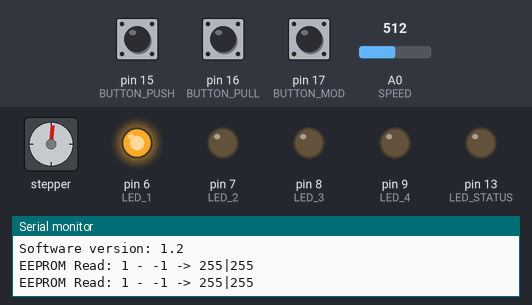
A sketch run on a simulated Arduino Uno, built with avr-gcc and run on an emulated ATmega328P. Parts: stepper motor, output pins drawn as LEDs (lit = HIGH), the last lines printed to the serial monitor. Wiring (inferred from the names in the program): stepper motor (2048 steps per turn assumed): coils pin 3, pin 2, pin 4, pin 5. Dashed ring = blinking. The inputs (shaded band) are chosen by the test bench; at power-on: pin 17 (BUTTON_MOD) LOW, pin 15 (BUTTON_PUSH) LOW, A0 (SPEED) = 512, pin 16 (BUTTON_PULL) LOW. EEPROM starts erased; pins used as bus, display or sensor lines are not drawn.

Above: at 1.3 s.
1.4 s: pin 17 (BUTTON_MOD) pulled HIGH for 0.15 s
At 1.8 s:
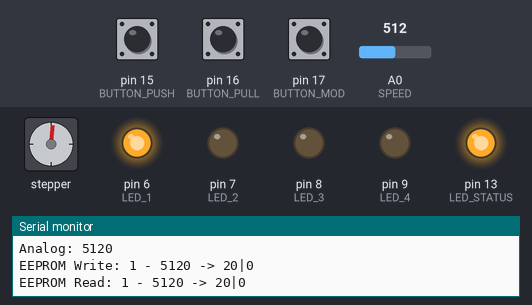
4.4 s: pin 15 (BUTTON_PUSH) pulled HIGH for 1 s
8.4 s: pin 17 (BUTTON_MOD) pulled HIGH for 1 s
At 9.3 s:
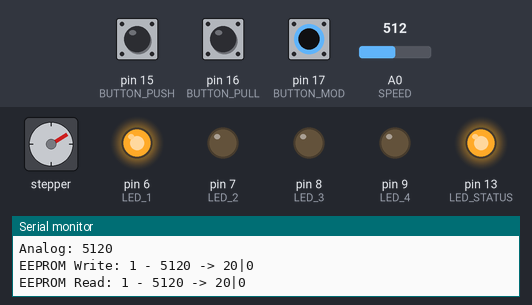
11.4 s: pin 15 (BUTTON_PUSH) pulled HIGH for 0.15 s
14.4 s: pin 17 (BUTTON_MOD) pulled HIGH for 0.15 s
At 14.7 s:
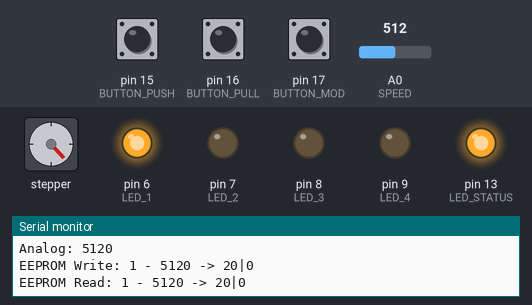
17.4 s: pin 15 (BUTTON_PUSH) pulled HIGH for 0.15 s
At 20.5 s:
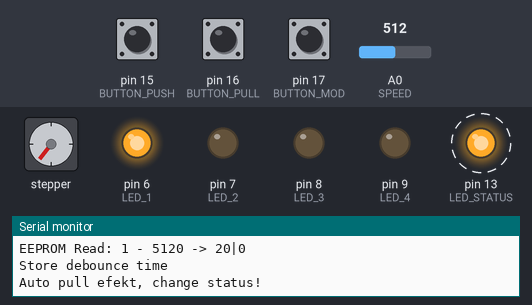
Timing chart, 0 to 34.5 s (numbered marks = the images above; inputs shaded):
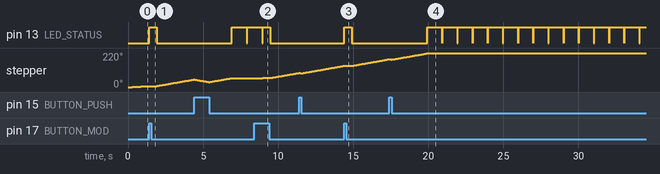

The sketch:

Dispenser_SW.ino
```cpp
#include <Arduino.h>
#include <EEPROM.h>

#include "StepperMotor.h"
#include "Config.h"

void setup() {
  Serial.begin(115200);
  Serial.println("Start MCU!");
  Serial.print("Software version: ");
  Serial.println(SOFTWARE_VERSION);

  /* inicializacia motora */
  MotorInit();

  /* inicializacia periferii  */
  ConfigInit();
  ConfigCheckButtonMod();
  delay(Mode_debounceDelay * 2);
  ConfigCheckButtonMod();

  /* nastavenie modu 1 */
  ConfigSetMod(1);

  /* nastavenie casu oneskorenia zopnutia dalsiej cievky */
  MotorSetSleep(ConfigEepromRead(E_MOD1));

}

void loop() {

  /* kontrola zapnutia/vypnutia auto pull efektu */
  if (ConfigCheckButtonModAutoPullEffect() == true) {
    MotorAutoPullEnDis(!MotorAutoPullStatus());

  } else {

    /* kontrola tlacidla pre zmenu modu */
    if (ConfigCheckButtonMod() == true) {
      ConfigModeStatus++;

      if (ConfigModeStatus > 5)
        ConfigModeStatus = 1;

      ConfigSetMod(ConfigModeStatus);
    }
  }

  /* kontrola tlacidiel pre ovladanie motora */
  if (ConfigCheckButtonPush() == false) {
    MotorStepper(MOTOR_PUSH);
    MotorAutoPull = MOTOR_PUSH;
  } else if (ConfigCheckButtonPull() == false) {
    MotorStepper(MOTOR_PULL);
    MotorAutoPull = MOTOR_PULL;
  } else {
    MotorOff();

    /* auto pull efekt, cize po pusteni PUSH tlacidla sa motor sam otoci spet o X krokov, aby netlacil na pastu */
    if (MotorAutoPull == MOTOR_PUSH) {
      Serial.print("Auto pull efekt: ");
      MotorAutoPullEffect();
    }
  }

  /* specialny mod pre citanie rychlosti z trimra */
  if (ConfigModeStatus == 5) {
    MotorSetSleep(ConfigGetTime());
  }
}
```

StepperMotor.cpp
```cpp
/**
   @file StepperMotor.cpp

   @brief Ovladanie krokoveho motora

   @author Miroslav Pivovarsky
   Contact: miroslav.pivovarsky@gmail.com

   @bug: no know bug

*/

#include "StepperMotor.h"

int MotorSteps = 0;
uint16_t MotorSleep = 0;
uint8_t MotorAutoPull = MOTOR_STOP;
uint8_t MotorAutoPullEn = M_A_PULL_E;

/**

   @info Inicializacia motora
   @param none
   @return none
*/
void MotorInit() {
  pinMode(MOTOR_M1, OUTPUT);
  pinMode(MOTOR_M2, OUTPUT);
  pinMode(MOTOR_M3, OUTPUT);
  pinMode(MOTOR_M4, OUTPUT);
}

/**

   @info Nastavenie rychlosti spinania cievok
   @param uint16_t - rychlost v uS
   @return none
*/
void MotorSetSleep(uint16_t val) {
  MotorSleep = val;
}

/**

   @info Ziskam aktualnu medzeru medzi krokmi v uS
   @param none
   @return uint16_t - rychlost v uS
*/
uint16_t MotorGetSleep() {
  return MotorSleep;
}

/**

   @info Funkcia pre spinanie cievok krokoveho motora
   @param uint8_t - smer motora
   @return none
*/
void MotorStepper(uint8_t Direction) {
  switch (MotorSteps) {
    case 0:
      digitalWrite(MOTOR_M1, LOW);
      digitalWrite(MOTOR_M2, LOW);
      digitalWrite(MOTOR_M3, LOW);
      digitalWrite(MOTOR_M4, HIGH);
      break;
    case 1:
      digitalWrite(MOTOR_M1, LOW);
      digitalWrite(MOTOR_M2, LOW);
      digitalWrite(MOTOR_M3, HIGH);
      digitalWrite(MOTOR_M4, HIGH);
      break;
    case 2:
      digitalWrite(MOTOR_M1, LOW);
      digitalWrite(MOTOR_M2, LOW);
      digitalWrite(MOTOR_M3, HIGH);
      digitalWrite(MOTOR_M4, LOW);
      break;
    case 3:
      digitalWrite(MOTOR_M1, LOW);
      digitalWrite(MOTOR_M2, HIGH);
      digitalWrite(MOTOR_M3, HIGH);
      digitalWrite(MOTOR_M4, LOW);
      break;
    case 4:
      digitalWrite(MOTOR_M1, LOW);
      digitalWrite(MOTOR_M2, HIGH);
      digitalWrite(MOTOR_M3, LOW);
      digitalWrite(MOTOR_M4, LOW);
      break;
    case 5:
      digitalWrite(MOTOR_M1, HIGH);
      digitalWrite(MOTOR_M2, HIGH);
      digitalWrite(MOTOR_M3, LOW);
      digitalWrite(MOTOR_M4, LOW);
      break;
    case 6:
      digitalWrite(MOTOR_M1, HIGH);
      digitalWrite(MOTOR_M2, LOW);
      digitalWrite(MOTOR_M3, LOW);
      digitalWrite(MOTOR_M4, LOW);
      break;
    case 7:
      digitalWrite(MOTOR_M1, HIGH);
      digitalWrite(MOTOR_M2, LOW);
      digitalWrite(MOTOR_M3, LOW);
      digitalWrite(MOTOR_M4, HIGH);
      break;
    default:
      digitalWrite(MOTOR_M1, LOW);
      digitalWrite(MOTOR_M2, LOW);
      digitalWrite(MOTOR_M3, LOW);
      digitalWrite(MOTOR_M4, LOW);
      break;
  }
  SetDirection(Direction);
  delayMicroseconds(MotorSleep);
}

/**

   @info Vypnutie krokoveho motora
   @param none
   @return none
*/
void MotorOff() {
  digitalWrite(MOTOR_M1, LOW);
  digitalWrite(MOTOR_M2, LOW);
  digitalWrite(MOTOR_M3, LOW);
  digitalWrite(MOTOR_M4, LOW);
}

/**

   @info Nastavenie smeru otacania motora
   @param int - smer
   @return none
*/
void SetDirection(uint8_t Direction) {

  if (Direction == MOTOR_PUSH) {
    MotorSteps--;
  }
  if (Direction == MOTOR_PULL) {
    MotorSteps++;
  }

  if (MotorSteps > 7) {
    MotorSteps = 0;
  }
  if (MotorSteps < 0) {
    MotorSteps = 7;
  }
}

/**

   @info efekt automaticke povytiahnutia piestu, aby sa netlacila stale pasta
   @param none
   @return none
*/
void MotorAutoPullEffect() {

  if (MotorAutoPullEn == true) {
    Serial.println("Enable");
    uint16_t LastSpeed = MotorGetSleep();

    MotorSetSleep(M_A_PULL_SP);
    for (uint8_t i = 0; i <= M_A_PULL_ST; i++) {
      Serial.println(i);
      MotorStepper(MOTOR_PULL);
    }

    MotorOff();
    MotorSetSleep(LastSpeed);
  } else {
    Serial.println("Disable");
  }


  MotorAutoPull = MOTOR_STOP;
}

/**

   @info Nastavenie auto pull efektu cez mode button
   @param status modu
   @return none
*/
void MotorAutoPullEnDis(uint8_t input) {
  Serial.print("Pull status: ");
  Serial.println(input);
  MotorAutoPullEn = input;
}

uint8_t MotorAutoPullStatus() {
  return MotorAutoPullEn;
}
```

StepperMotor.h
```cpp
/**
 * @file StepperMotor.cpp
 *
 * @brief Ovladanie krokoveho motora
 *
 * @author Miroslav Pivovarsky
 * Contact: miroslav.pivovarsky@gmail.com
 *
 * @bug: no know bug
 *
 */

#ifndef __STEPPER_MOTOR_h_
#define __STEPPER_MOTOR_h_

#include <Arduino.h>
#include "MCU_cfg.h"

extern int  MotorSteps;           ///< aktualna poloha motora
extern uint16_t MotorSleep;       ///< dlzka sleep-u
extern uint8_t MotorAutoPull;     ///< Informacia o tlacidlach pre auto pull efekt
extern uint8_t MotorAutoPullEn;   ///< Aktualny stav zapnutia/vypnutia auto pull efektu cez tlacidlo.

#define MOTOR_PUSH      'F'       ///< priznak pre posun vpred
#define MOTOR_PULL      'B'       ///< priznak pre posun vzad
#define MOTOR_STOP      'S'       ///< priznak pre STOP motor
#define Motor460Steps   4095      ///< pocet krokov

#define MOTOR_MIN       1100      ///< maximalna rychlost spinania
#define MOTOR_MAX       10000     ///< minimalna rychlost spinania

void MotorInit();                 ///< inicializacia motora
void MotorSetSleep(uint16_t);     ///< nastavenie dlzky sleepu medzi dalsim zopnutim cievok
uint16_t MotorGetSleep();         ///< Ziskam aktualnu dlzku casu medzi krokmi
void MotorStepper(uint8_t);       ///< dalsi krok
void MotorOff();                  ///< vypnutie motora
void SetDirection(uint8_t);       ///< nastavenie smeru motora
void MotorAutoPullEffect();       ///< Automaticky pull efekt o X krokov po pusteni PUSH tlacidla
void MotorAutoPullEnDis(uint8_t); ///< Funkcia pre nastavenie auto pull efektu cez tlacidlo MODE
uint8_t MotorAutoPullStatus();    ///< Informacia ci je aktualne auto pull zapnuty, alebo vypunuty

#endif
```

Config.cpp
```cpp
/**
   @file Config.cpp

   @brief kniznica s logikou

   @author Miroslav Pivovarsky
   Contact: miroslav.pivovarsky@gmail.com

   @bug: no know bug

*/

#include "Config.h"

uint8_t Mode_buttonState = LOW;
uint8_t Mode_lastButtonState = LOW;
unsigned long Mode_lastDebounceTime = 0;
unsigned long Mode_lastDebounceTimeAutoPull = 0;
uint8_t ConfigModeStatus = 1;
uint8_t AutoPullSafety = false;

/**

   @info Inicializacia periferii
   @param none
   @return none
*/
void ConfigInit() {
  pinMode(LED_1, OUTPUT);
  pinMode(LED_2, OUTPUT);
  pinMode(LED_3, OUTPUT);
  pinMode(LED_4, OUTPUT);
  pinMode(LED_STATUS, OUTPUT);

  pinMode(BUTTON_PUSH, INPUT);
  pinMode(BUTTON_PULL, INPUT);
  pinMode(BUTTON_MOD, INPUT);

  digitalWrite(LED_1, LOW);
  digitalWrite(LED_2, LOW);
  digitalWrite(LED_3, LOW);
  digitalWrite(LED_4, LOW);
  digitalWrite(LED_STATUS, LOW);

  Mode_lastButtonState = digitalRead(BUTTON_MOD);
}

/**

   @info nastavenie rychlosti spinania pre dany mod
   @param int - mod
   @return none
*/
void ConfigSetMod(int Mod) {
  switch (Mod) {
    case 1:
      ConfigSetLed(1);
      MotorSetSleep(ConfigEepromRead(E_MOD1));
      break;
    case 2:
      ConfigSetLed(2);
      MotorSetSleep(ConfigEepromRead(E_MOD2));
      break;
    case 3:
      ConfigSetLed(3);
      MotorSetSleep(ConfigEepromRead(E_MOD3));
      break;
    case 4:
      ConfigSetLed(4);
      MotorSetSleep(ConfigEepromRead(E_MOD4));
      break;
    case 5:
      ConfigSetLed(5);
      break;
  }
}

/**

   @info zapnutie konkretnej LED-ky pre dany mod
   @param int - led
   @return none
*/
void ConfigSetLed(int led) {
  switch (led) {
    case 1:
      digitalWrite(LED_1, HIGH);
      digitalWrite(LED_2, LOW);
      digitalWrite(LED_3, LOW);
      digitalWrite(LED_4, LOW);
      break;
    case 2:
      digitalWrite(LED_1, LOW);
      digitalWrite(LED_2, HIGH);
      digitalWrite(LED_3, LOW);
      digitalWrite(LED_4, LOW);
      break;
    case 3:
      digitalWrite(LED_1, LOW);
      digitalWrite(LED_2, LOW);
      digitalWrite(LED_3, HIGH);
      digitalWrite(LED_4, LOW);
      break;
    case 4:
      digitalWrite(LED_1, LOW);
      digitalWrite(LED_2, LOW);
      digitalWrite(LED_3, LOW);
      digitalWrite(LED_4, HIGH);
      break;
    case 5:
      digitalWrite(LED_1, HIGH);
      digitalWrite(LED_2, HIGH);
      digitalWrite(LED_3, HIGH);
      digitalWrite(LED_4, HIGH);
      break;
  }
}

/**

   @info Kontrola stlacenia PUSH tlacidla
   @param none
   @return bool - status tlacidla
*/
bool ConfigCheckButtonPush() {
  return digitalRead(BUTTON_PUSH);
}

/**

   @info Kontrola stlacenia PULL tlacidla
   @param none
   @return bool - status tlacidla
*/
bool ConfigCheckButtonPull() {
  return digitalRead(BUTTON_PULL);
}

/**

   @info Kontrola stlacenia tlacidla mode, pre zmenu rychlosti alebo zapis do EEPROM
   @param none
   @return bool - status tlacidla
*/
bool ConfigCheckButtonMod() {
  int Mode_reading = digitalRead(BUTTON_MOD);

  if (Mode_reading != Mode_lastButtonState) {
    Mode_lastDebounceTime = millis();
  }

  /* kontrola, ci tlacidlo bolo dostatocne dlho stlacene */
  if ((millis() - Mode_lastDebounceTime) > Mode_debounceDelay) {

    if (Mode_reading != Mode_buttonState) {
      Mode_buttonState = Mode_reading;

      /* kontrola, ci je stlacene aj PULL tlacidlo, a ci ide o zapis hodnoty do EEPROM pamete pre dany mod */
      if ((ConfigCheckButtonPull() == false) && (Mode_buttonState == HIGH)) {
        digitalWrite(LED_STATUS, HIGH);

        int value = ConfigGetTime();
        Serial.print("Analog: ");
        Serial.println(value);
        switch (ConfigModeStatus) {
          case 1:
            ConfigEepromWrite(E_MOD1, value);
            break;
          case 2:
            ConfigEepromWrite(E_MOD2, value);
            break;
          case 3:
            ConfigEepromWrite(E_MOD3, value);
            break;
          case 4:
            ConfigEepromWrite(E_MOD4, value);
            break;
        }

        ConfigSetMod(ConfigModeStatus);
        Mode_lastButtonState = Mode_reading;
        delay(500);
        digitalWrite(LED_STATUS, LOW);
        return false;
      }

      if (Mode_buttonState == HIGH) {
        return true;
      }
    }
  }

  Mode_lastButtonState = Mode_reading;
  return false;
}

/**

   @info Kontrola stlacenia sekvencie pre zapnutie/vypnute auto pull modu
   @param none
   @return bool - status tlacidla
*/
bool ConfigCheckButtonModAutoPullEffect() {
  int Mode_reading = digitalRead(BUTTON_MOD);

  if (Mode_reading != Mode_lastButtonState) {
    Mode_lastDebounceTimeAutoPull = millis();
    Serial.println("Store debounce time");
  }

  /* kontrola, ci tlacidlo bolo dostatocne dlho stlacene, a ci je stale stlacene */
  if (((millis() - Mode_lastDebounceTimeAutoPull) > Mode_debounceDelayAutoPull) && (Mode_reading == LOW) && (AutoPullSafety == false)) {
    Serial.println("Auto pull efekt, change status!");

    digitalWrite(LED_STATUS, HIGH);
    delay(1000);
    digitalWrite(LED_STATUS, LOW);
    AutoPullSafety = true;

    Mode_lastDebounceTime = millis();
    Mode_buttonState = !Mode_buttonState;

    return true;
  } else {
    AutoPullSafety = false;
  }

  Mode_lastButtonState = Mode_reading;
  return false;
}

/**

   @info Funkcia ktora prepocita analogovu hodnotu na cas rychlosti spinania cievok
   @param none
   @return int - cas
*/
uint16_t ConfigGetTime() {
  uint16_t ret = analogRead(SPEED) * 10;

  if (ret < MOTOR_MIN)
    ret = MOTOR_MIN;

  return ret;
}

/**

   @info Funkcia pre zapis hodnoty 16bit do EEPROM pamete
   @param uint16_t - Adresa pamete
   @param uint16_t - hodnota
   @return none
*/
void ConfigEepromWrite(uint16_t Add, uint16_t val) {
  uint8_t UP = val >> 8;
  uint8_t DOWN = val & 0xFF;

  Serial.print("EEPROM Write: ");
  Serial.print(Add);
  Serial.print(" - ");
  Serial.print(val);
  Serial.print(" -> ");
  Serial.print(UP);
  Serial.print("|");
  Serial.println(DOWN);

  EEPROM.write(Add, UP);
  EEPROM.write(Add + 1, DOWN);
}

/**

   @info Vycitanie 16bit hodnoty z EEPROM pamete
   @param uint16_t - Adresa pamete
   @return uint16_t - hodnota na adrese
*/
uint16_t ConfigEepromRead(uint16_t Add) {
  int retUp = EEPROM.read(Add);
  int retDown = EEPROM.read(Add + 1);

  int ret = (retUp << 8) | retDown;
  Serial.print("EEPROM Read: ");
  Serial.print(Add);
  Serial.print(" - ");
  Serial.print(ret);
  Serial.print(" -> ");
  Serial.print(retUp);
  Serial.print("|");
  Serial.println(retDown);

  return ret;
}
```

Config.h
```cpp
/**
   @file Config.h

   @brief kniznica s logikou

   @author Miroslav Pivovarsky
   Contact: miroslav.pivovarsky@gmail.com

   @bug: no know bug

*/

#ifndef __CONFIG_h_
#define __CONFIG_h_

#include <Arduino.h>
#include <EEPROM.h>
#include "MCU_cfg.h"
#include "StepperMotor.h"

#define Mode_debounceDelay 50               ///< Ochrana proti zaknitu
#define Mode_debounceDelayAutoPull  5000    ///< Kontrola, ci uzivatel nechce prepnut na auto pull efekt

extern uint8_t Mode_buttonState;            ///< status tlacidla
extern uint8_t Mode_lastButtonState;        ///< status tlacidla v poslednom kole
extern unsigned long Mode_lastDebounceTime; ///< debounce time pre mod
extern unsigned long Mode_lastDebounceTimeAutoPull; ///< debounce time pre pull request
extern uint8_t ConfigModeStatus;            ///< Aktualny mod
extern uint8_t AutoPullSafety;              ///< poistka pre zapnutie/vypnutie auto pull modu

void ConfigInit();                          ///< konfiguracia periferii
void ConfigSetMod(int);                     ///< nastavenie rychlosti spinania pre dany mod
void ConfigSetLed(int);                     ///< nastavenie LED-ky
bool ConfigCheckButtonPush();               ///< kontrola stlacenia tlacidla PUSH
bool ConfigCheckButtonPull();               ///< kontrola stlacenia tlacidla PULL
bool ConfigCheckButtonMod();                ///< kontrola stlacenia tlacidla mode, pre zmenu rychlosti alebo zapis do EEPROM
bool ConfigCheckButtonModAutoPullEffect();  ///< kontrola stlacenia sekvencie pre zapnutie/vypnute auto pull modu
uint16_t ConfigGetTime();                   ///< ziskanie casu medzi spinanim cievok z trimra

void ConfigEepromWrite(uint16_t, uint16_t); ///< zapis do EEPROM pamete
uint16_t ConfigEepromRead(uint16_t);        ///< vycitanie z EEPROM pamete

#endif
```

MCU_cfg.h
```cpp
/**
 * @file MCU_cfg.h
 *
 * @brief Konfiguracia procesora
 *
 * @author Miroslav Pivovarsky
 * Contact: miroslav.pivovarsky@gmail.com
 *
 * @bug: no know bug
 *
 */

#ifndef __MCU_h_
#define __MCU_h_

#define SOFTWARE_VERSION "1.2"

#define MOTOR_M1    3         ///< Motor pin 1
#define MOTOR_M2    2         ///< Motor pin 2
#define MOTOR_M3    4         ///< Motor pin 3
#define MOTOR_M4    5         ///< Motor pin 4

#define LED_1       6         ///< LED mod 1
#define LED_2       7         ///< LED mod 2
#define LED_3       8         ///< LED mod 3
#define LED_4       9         ///< LED mod 4
#define LED_STATUS  13        ///< LED status

#define BUTTON_PUSH 15        ///< tlacidlo pre posun vpred
#define BUTTON_PULL 16        ///< tlacidlo pre posun vzad
#define BUTTON_MOD  17        ///< tlacidlo pre zmenu modu

#define SPEED       A0        ///< analogovy vstup

#define E_MOD1      1         ///< EEPROM adresa pre MOD 1
#define E_MOD2      3         ///< EEPROM adresa pre MOD 2
#define E_MOD3      5         ///< EEPROM adresa pre MOD 3
#define E_MOD4      7         ///< EEPROM adresa pre MOD 4

#define M_A_PULL_E  false      ///< Zapnutie/vypnute auto pull efektu. true - zapnuty,  false - vypnuty
#define M_A_PULL_ST 100       ///< Pocet krokov, ktore spravi motor pri auto pull efekte
#define M_A_PULL_SP 4000      ///< Rychlost motora, akou sa bude otacat pri auto pull efekte

#endif
```

Measured:
- after the input at 1.4 s, pin 13 (LED_STATUS): LOW → HIGH at once, → LOW 0.51 s later
